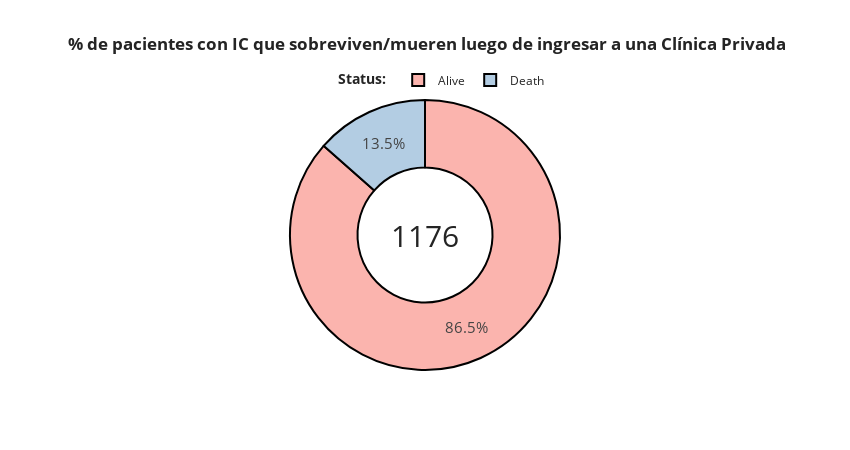

Notebook code for this chart:
### Code cell
#Definir gráfica
fig = px.pie(df1, values = 'age', names ='outcome', hole = .5, width =850, height=450, title= '<b> % de pacientes con IC que sobreviven/mueren luego de ingresar a una Clínica Privada<b>')

cnt_pac = df1['age'].sum()

#Agregar detalles
fig.update_layout(
    template = 'simple_white',
    title_x = 0.5,
    annotations = [dict(text = str(cnt_pac), x=0.5, y = 0.5, font_size = 30, showarrow = False )],
    legend_title_text='<b>Status: <b>',
    
    
    legend=dict(
        orientation='h',
        yanchor='bottom',
        y=1.02,
        xanchor='right',
        x=0.68))

colors = ['#FBB4AE', '#B3CDE3', '#CCEBC5 ']
fig.update_traces(hoverinfo='label+percent', textinfo='percent', textfont_size=15,
                  marker=dict(colors=colors, line=dict(color='#000000', width=2)))

fig.show()

### Figure 1 — Plotly figure (JSON) as saved in the notebook; plotly's stock layout.template omitted (floating-point values rounded to 4 significant figures)
{"data": [{"domain": {"x": [0, 1], "y": [0, 1]}, "hole": 0.5, "hoverinfo": "label+percent", "hovertemplate": "outcome=%{label}<br>age=%{value}<extra></extra>", "labels": ["Alive", "Death"], "legendgroup": "", "marker": {"colors": ["#FBB4AE", "#B3CDE3", "#CCEBC5 "], "line": {"color": "#000000", "width": 2}}, "name": "", "showlegend": true, "textfont": {"size": 15}, "textinfo": "percent", "type": "pie", "values": [1017, 159]}], "layout": {"annotations": [{"font": {"size": 30}, "showarrow": false, "text": "1176", "x": 0.5, "y": 0.5}], "height": 450, "legend": {"orientation": "h", "title": {"text": "<b>Status: <b>"}, "tracegroupgap": 0, "x": 0.68, "xanchor": "right", "y": 1.02, "yanchor": "bottom"}, "title": {"text": "<b> % de pacientes con IC que sobreviven/mueren luego de ingresar a una Clínica Privada<b>", "x": 0.5}, "width": 850}}
